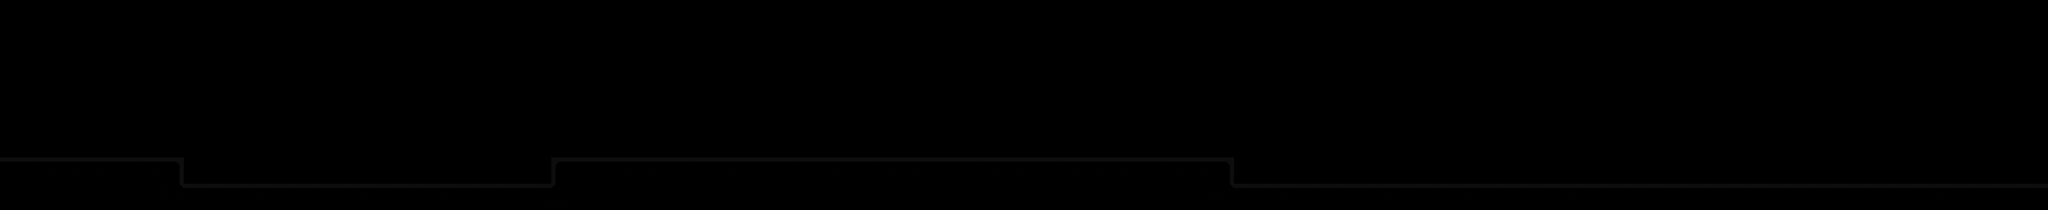

A level layout from a 2D game, rendered from its tile map. Below: a short description, then the map file with tile-grid data replaced by summaries:
An orthogonal 78x8 tile map with 32x32 px tiles, 1 tile layer (visual), 2 tilesets and 7 objects.

<map version="1.0" orientation="orthogonal" renderorder="right-down" width="78" height="8" tilewidth="32" tileheight="32" nextobjectid="87">
 <tileset firstgid="1" name="blocks" tilewidth="32" tileheight="32" tilecount="3">
  <image source="blocks.png" width="96" height="32" />
 </tileset>
 <tileset firstgid="4" name="darkBlocks" tilewidth="32" tileheight="32" tilecount="5">
  <image source="dark_blocks.png" width="160" height="32" />
 </tileset>
 <layer name="visual" width="78" height="8">
  <data>[624 cells, 111 non-empty, 4 distinct tile ids]</data>
 </layer>
 <objectgroup name="collision">
  <object id="37" x="0" y="192" width="224" height="64" />
  <object id="38" x="224" y="224" width="448" height="32" />
  <object id="39" x="672" y="192" width="832" height="64" />
  <object id="40" x="1504" y="224" width="992" height="32" />
 </objectgroup>
 <objectgroup name="crystals">
  <object id="47" x="289.333" y="148">
   <ellipse />
  </object>
  <object id="48" x="542.667" y="134.667">
   <ellipse />
  </object>
  <object id="49" x="774.667" y="134.667">
   <ellipse />
  </object>
 </objectgroup>
</map>
